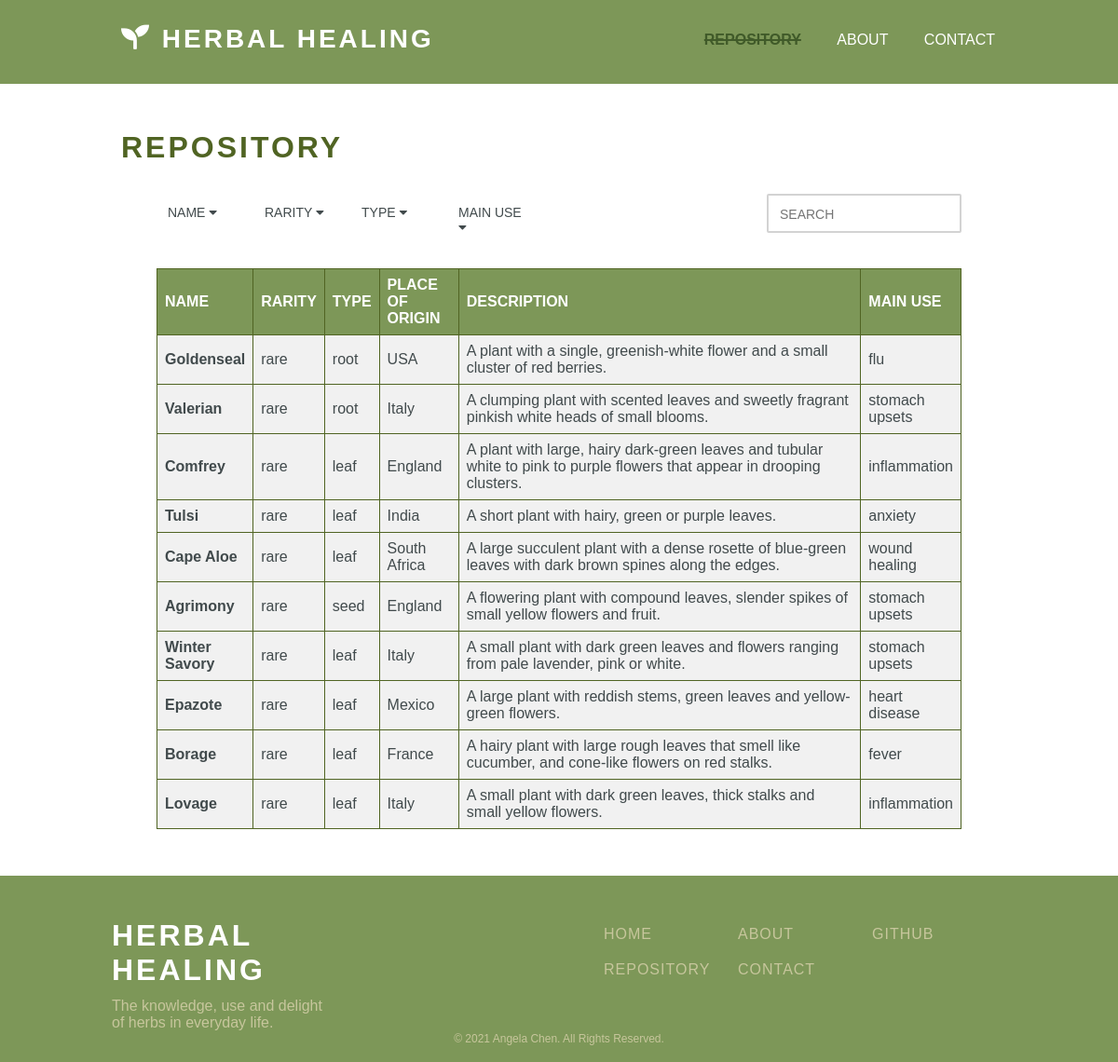
Page /repository?rarity=rare on the earlier database version.
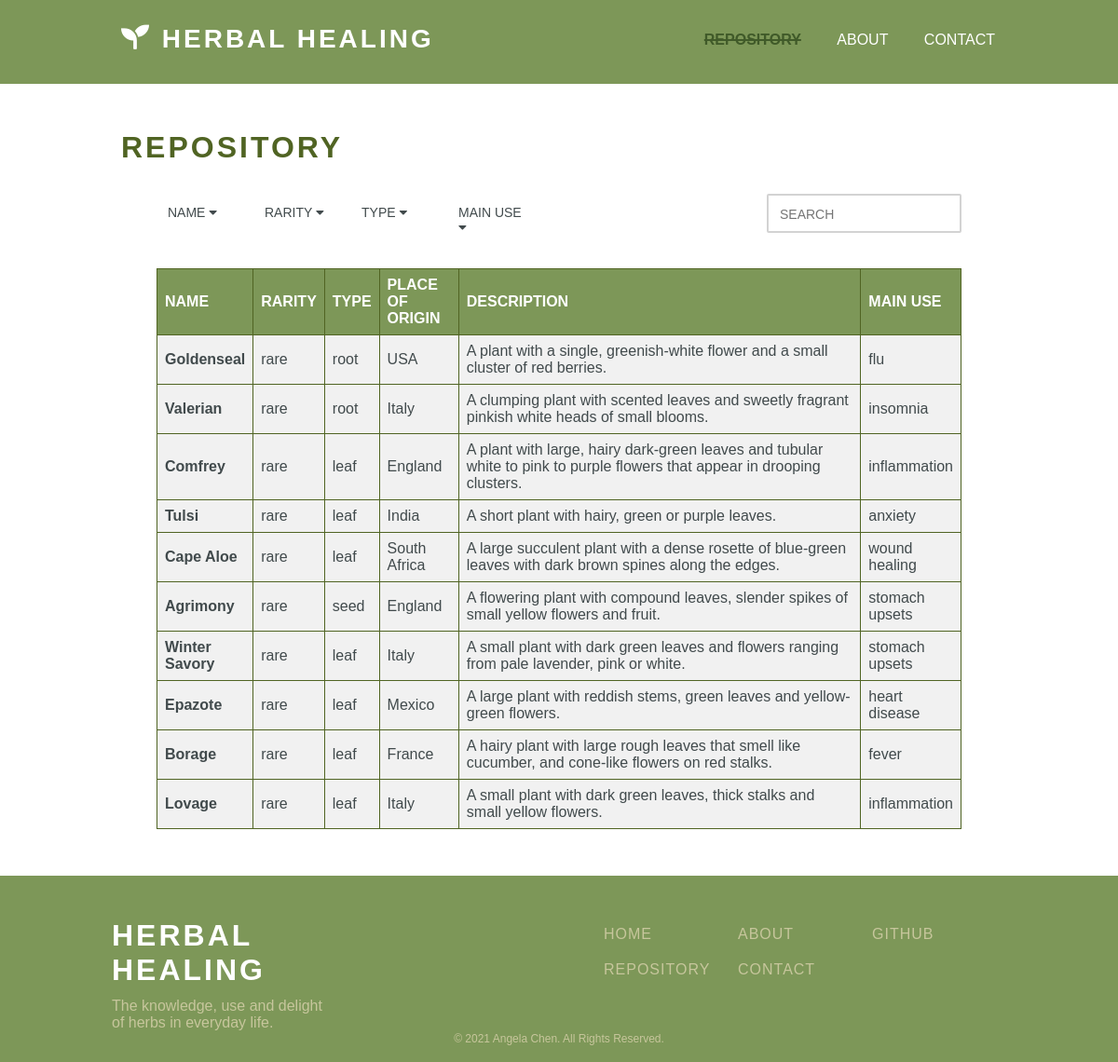
Same page on the later database version.
### tables this page shows
CREATE TABLE herb (id INTEGER PRIMARY KEY, name TEXT, type INTEGER REFERENCES type (id), rarity INTEGER REFERENCES rarity (id), place_of_origin TEXT, description TEXT, image TEXT, use INTEGER REFERENCES use (id), explanation TEXT);

CREATE TABLE rarity (id INTEGER PRIMARY KEY, level TEXT);

CREATE TABLE type (id INTEGER PRIMARY KEY, classification TEXT);

CREATE TABLE use (id INTEGER PRIMARY KEY, category TEXT);

### herbal-healing_flask.py (the view)
@app.route ("/repository")
def repository():
    cursor = get_db().cursor()
    sql = "SELECT herb.id, herb.name, rarity.level, type.classification, herb.place_of_origin, herb.description, use.category FROM herb JOIN rarity ON herb.rarity = rarity.id JOIN type ON herb.type = type.id JOIN use ON herb.use = use.id"
    if request.args.get ('name')  == 'a-z': #sort by name (a-z).
        sql += " ORDER BY herb.name"
    elif request.args.get ('name') == 'z-a': #sort by name (z-a).
        sql += " ORDER BY herb.name DESC"
    elif request.args.get ('rarity') == 'common': #sort by rarity (common).
        sql += " WHERE rarity.level='common'"
    elif request.args.get ('rarity') == 'rare':#sort by rarity (rare).
        sql += " WHERE rarity.level='rare'"
    elif request.args.get ('rarity') == 'unique': #sort by rarity (unique).
        sql += " WHERE rarity.level='unique'"
    elif request.args.get ('type') == 'flower': #sort by type (flower).
        sql += " WHERE type.classification='flower'"
    elif request.args.get ('type') == 'fruit':  #sort by type (fruit).
        sql += " WHERE type.classification='fruit'"
    elif request.args.get ('type') == 'leaf': #sort by type (leaf).
        sql += " WHERE type.classification='leaf'"
    elif request.args.get ('type') == 'root': #sort by type (root).
        sql += " WHERE type.classification='root'"
    elif request.args.get ('type') == 'seed': #sort by type (seed).
        sql += " WHERE type.classification='seed'"
    elif request.args.get ('use') == 'anxiety': #sort by use (anxiety).
        sql += " WHERE use.category='anxiety'"
    elif request.args.get ('use') == 'fever': #sort by use (fever).
        sql += " WHERE use.category='fever'"
    elif request.args.get ('use') == 'flu': #sort by use (flu).
        sql += " WHERE use.category='flu'"
    elif request.args.get ('use') == 'headache': #sort by use (headache).
        sql += " WHERE use.category='headache'"
    elif request.args.get ('use') == 'heart disease': #sort by use (heart disease).
        sql += " WHERE use.category='heart disease'"
    elif request.args.get ('use') == 'inflammation': #sort by use (inflammation).
        sql += " WHERE use.category='inflammation'"
    elif request.args.get ('use') == 'insomnia': #sort by use (insomnia).
        sql += " WHERE use.category='insomnia'"
    elif request.args.get ('use') == 'skin conditions': #sort by use (skin conditions).
        sql += " WHERE use.category='skin conditions'"
    elif request.args.get ('use') == 'stomach upsets': #sort by use (stomach upsets).
        sql += " WHERE use.category='stomach upsets'"
    elif request.args.get ('use') == 'wound healing': #sort by use (wound healing).
        sql += " WHERE use.category='wound healing'"
    cursor.execute(sql)
    results = cursor.fetchall()
    if results == None:
        return redirect ("/error")
    else:
        return render_template("repository.html", results=results)

### herbal-healing_flask.py (called while the page is built)
def get_db():
    db = getattr (g, "_database", None)
    if db is None:
        db = g._database = sqlite3.connect(DATABASE)
    return db

@app.teardown_appcontext
def close_connection(exception):
    db = getattr(g, "_database", None)
    if db is not None:
        db.close()

### templates/repository.html (shortened to what this page needs)
<!DOCTYPE html>
<html lang="en">
<head>
    <link rel="stylesheet" href={{url_for('static',filename='repository_styles.css')}}>
    <link rel="stylesheet" href="https://use.fontawesome.com/releases/v5.1.0/css/all.css">
</head>
<body>
    <div id="bar">
        <div id="header">
            <div id="title">
                <a href="{{url_for('home')}}">
                    <i class="fas fa-seedling" style="font-family: Font Awesome 5 Free; font-size: 30px; color: white;"></i>
                    HERBAL HEALING
                </a>
            </div>
            <div class="menu">
                <a id="button_repository" href="{{url_for('repository')}}">REPOSITORY</a>
                <a id="button_about" href="{{url_for('about')}}">ABOUT</a>
                <a id="button_contact" href="{{url_for('contact')}}">CONTACT</a>
            </div>
        </div>
    </div>
    <div id="page">
        <h1 id="page_name"><a href="{{url_for('repository')}}" style="text-decoration: none; color: #506423;">REPOSITORY</a></h1>
        <div id="sort">
            <div id="filter">
                <div class="filter_button">
                    <a class="filter_name">NAME</a>
                    <i class="fa fa-caret-down" style="color: #414a4c;"></i>
                </div>
                <div class="filter_button">
                    <a class="filter_name">RARITY</a>
                    <i class="fa fa-caret-down" style="color: #414a4c;"></i>
                </div>
                <div class="filter_button">
                    <a class="filter_name">TYPE</a>
                    <i class="fa fa-caret-down" style="color: #414a4c;"></i>
                </div>
                <div class="filter_button">
                    <a class="filter_name">MAIN USE</a>
                    <i class="fa fa-caret-down" style="color: #414a4c;"></i>
                </div>
            </div>
            <div id="searchbar">
                <form id="user_input" action="/search" method="post">
                    <input type="text" id="search" placeholder="SEARCH" name="filter">
                </form>
            </div>
        </div>
        <div id="repository_table">
            <table>
                <tr id="categories_row">
                    <th>NAME</th>
                    <th>RARITY</th>
                    <th>TYPE</th>
                    <th style="width:150px;">PLACE OF ORIGIN</th>
                    <th style="width:50%;">DESCRIPTION</th>
                    <th>MAIN USE</th>
                </tr>
                {% for item in results %}
                <tr id="herb_row">
                    <td><a href="{{url_for('herb', id=item[0])}}" tabindex="-1" style="font-weight: bold; outline: none;">{{item[1]}}</a></td>
                    <td><a href="{{url_for('herb', id=item[0])}}" tabindex="-1" style="outline: none;">{{item[2]}}</a></td>
                    <td><a href="{{url_for('herb', id=item[0])}}" tabindex="-1" style="outline: none;">{{item[3]}}</a></td>
                    <td><a href="{{url_for('herb', id=item[0])}}" tabindex="-1" style="outline: none;">{{item[4]}}</a></td>
                    <td><a href="{{url_for('herb', id=item[0])}}" tabindex="-1" style="outline: none;">{{item[5]}}</a></td>
                    <td><a href="{{url_for('herb', id=item[0])}}" tabindex="-1" style="outline: none;">{{item[6]}}</a></td>
                </tr>
                {% endfor %}
            </table>
        </div>
    </div>
    <div id="footer">
        <div id="footer_text">
            <div class="footer_name">
                <h1 id="footer_title">HERBAL HEALING</h1>
                <p style="color: #c7c69c; margin-top: -10px; cursor: default;">The knowledge, use and delight of herbs in everyday life.</p>
            </div>
            <div class="footer_column" style="margin-left: 30%; margin-top: 2%;">
                <a class="footer_button" href="{{url_for('home')}}">HOME</a>
                <a class="footer_button" href="{{url_for('repository')}}">REPOSITORY</a>
            </div>
            <div class="footer_column" style="margin-left: 5%; margin-top: 2%;">
                <a class="footer_button" href="{{url_for('about')}}">ABOUT</a>
                <a class="footer_button" href="{{url_for('contact')}}">CONTACT</a>
            </div>
            <div class="footer_column" style="margin-left: 5%; margin-top: 2%;">
                <a class="footer_button" href="https://github.com/angelaychen/website" target="_blank" rel="noopener noreferrer">GITHUB</a>
            </div>
        </div>
        <p id="copyright">© 2021 Angela Chen. All Rights Reserved.</p>
    </div>
</body>
</html>

### static/repository_styles.css (style rules this page uses)
body { margin: 0; font-family: "Century Gothic", CenturyGothic, AppleGothic, sans-serif; background-color: white; max-width: 100%; overflow-x: hidden; }
#bar { background-color: #7d9758; height: 90px; position: sticky; top: 0; z-index: 99; }
#header { width: 80%; margin: auto; }
#title { float: none; padding: 10px; display: inline-block; font-size: 12px; letter-spacing: 3px; color: white; }
#title a { float: none; font-weight: bold; padding: 10px; padding-top: 15px; padding-left: 0px; display: inline-block; font-size: 28px; letter-spacing: 3px; color: white; text-decoration: none; }
.menu { float: right; padding: 10px; margin-top: 24px; width: 50%; text-align: right; }
#button_repository { font-family: "Century Gothic", CenturyGothic, AppleGothic, sans-serif; font-size: 16px; font-weight: bold; border: none; padding: 2px; background: none; width: 40px; margin-right: 00px; margin-left: 120px; transition-duration: 0.2s; cursor: default; color:#405a29; text-decoration: line-through 2px; position: relative; }
#button_about, #button_contact { font-family: "Century Gothic", CenturyGothic, AppleGothic, sans-serif; font-size: 16px; border: none; padding: 2px; background: none; width: 40px; transition-duration: 0.2s; cursor: pointer; color: white; text-decoration: none; margin-right: 0px; margin-left: 30px; position: relative; }
#page { width: 80%; margin: auto; }
#page_name { padding: 10px; letter-spacing: 3px; color: #506423; margin-top: 5vh; }
#sort { width: 90%; margin: auto; padding-bottom: 20px; }
#filter { overflow: hidden; text-align: center; width: 50%; display: inline-block; }
.filter_button { color: #414a4c; background-color: inherit; font-family: inherit; float: left; padding: 12px; font-size: 14px; width: 80px; transition-duration: 0.2s; cursor: pointer; text-align: left; }
#searchbar { float: right; }
#search { font-family: "Century Gothic", CenturyGothic, AppleGothic, sans-serif; padding: 12px; font-size: 14px; padding-bottom: 10px; border-color: lightgrey; border-style: solid; border-radius: 2px; outline: none; }
#repository_table table { border-collapse: collapse; color: #414a4c; margin: auto; width: 90%; margin-bottom: 50px; background: #f1f1f1; }
#repository_table td, th { border: 1px solid #506423; text-align: left; padding: 8px; }
#categories_row { background-color: #7d9758; color: white; cursor: default; }
td > a:first-child { display: flex; text-decoration: none; color: inherit; z-index: 0; }
#footer { background-color: #7d9758; height: 25vh; margin: 0; }
#footer_text { width: 80%; margin: auto; padding-top: 2%; background-color: #7d9758; }
#footer_title { color: white; font-weight: bold; letter-spacing: 3px; cursor: default; }
.footer_name { width: 25%; float: left; position: relative; }
.footer_column { padding-top: 10px; width: 10%; float: left; position: relative; }
.footer_button { text-decoration: none; color: #c7c69c; transition-duration: 0.2s; width: fit-content; font-size: 16px; letter-spacing: 1px; display: block; padding-bottom: 20px; }
#copyright { color: #c7c69c; text-align: center; padding-bottom: 5px; margin-top: 18vh; position: absolute; float: center; width: 100%; cursor: default; background-color: #7d9758; font-size: 12px; }

Differences in the rows shown:
changed herb "Valerian": category "stomach upsets" → "insomnia"
